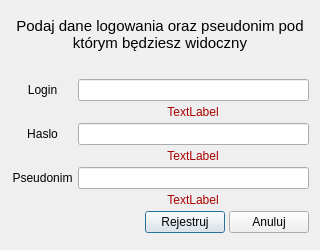
<?xml version="1.0" encoding="UTF-8"?>
<ui version="4.0">
 <class>OknoRejestracji</class>
 <widget class="QDialog" name="OknoRejestracji">
  <property name="enabled">
   <bool>true</bool>
  </property>
  <property name="geometry">
   <rect>
    <x>0</x>
    <y>0</y>
    <width>320</width>
    <height>250</height>
   </rect>
  </property>
  <property name="sizePolicy">
   <sizepolicy hsizetype="Fixed" vsizetype="Fixed">
    <horstretch>0</horstretch>
    <verstretch>0</verstretch>
   </sizepolicy>
  </property>
  <property name="minimumSize">
   <size>
    <width>320</width>
    <height>250</height>
   </size>
  </property>
  <property name="maximumSize">
   <size>
    <width>320</width>
    <height>270</height>
   </size>
  </property>
  <property name="contextMenuPolicy">
   <enum>Qt::NoContextMenu</enum>
  </property>
  <property name="windowTitle">
   <string>Rejestracja</string>
  </property>
  <property name="whatsThis">
   <string>OknoRejestracji</string>
  </property>
  <layout class="QGridLayout" name="gridLayout" rowstretch="0,0,0,0,0,0,0,0,0,0,0,0,0" columnstretch="0,0,0,0,0">
   <property name="sizeConstraint">
    <enum>QLayout::SetDefaultConstraint</enum>
   </property>
   <property name="spacing">
    <number>4</number>
   </property>
   <item row="12" column="3">
    <widget class="QPushButton" name="buttonRegister">
     <property name="text">
      <string>Rejestruj</string>
     </property>
    </widget>
   </item>
   <item row="7" column="1">
    <widget class="QLabel" name="labelHaslo">
     <property name="text">
      <string>Haslo</string>
     </property>
     <property name="alignment">
      <set>Qt::AlignCenter</set>
     </property>
     <property name="buddy">
      <cstring>leHaslo</cstring>
     </property>
    </widget>
   </item>
   <item row="10" column="2" colspan="3">
    <widget class="QLineEdit" name="leNick">
     <property name="text">
      <string/>
     </property>
     <property name="maxLength">
      <number>20</number>
     </property>
     <property name="clearButtonEnabled">
      <bool>false</bool>
     </property>
    </widget>
   </item>
   <item row="7" column="2" colspan="3">
    <widget class="QLineEdit" name="leHaslo">
     <property name="minimumSize">
      <size>
       <width>230</width>
       <height>0</height>
      </size>
     </property>
     <property name="maxLength">
      <number>32</number>
     </property>
    </widget>
   </item>
   <item row="12" column="2">
    <spacer name="horizontalSpacer_2">
     <property name="orientation">
      <enum>Qt::Horizontal</enum>
     </property>
     <property name="sizeHint" stdset="0">
      <size>
       <width>40</width>
       <height>20</height>
      </size>
     </property>
    </spacer>
   </item>
   <item row="12" column="1">
    <spacer name="horizontalSpacer">
     <property name="orientation">
      <enum>Qt::Horizontal</enum>
     </property>
     <property name="sizeHint" stdset="0">
      <size>
       <width>40</width>
       <height>20</height>
      </size>
     </property>
    </spacer>
   </item>
   <item row="10" column="1">
    <widget class="QLabel" name="labelNick">
     <property name="text">
      <string>Pseudonim</string>
     </property>
     <property name="alignment">
      <set>Qt::AlignCenter</set>
     </property>
     <property name="buddy">
      <cstring>leNick</cstring>
     </property>
    </widget>
   </item>
   <item row="12" column="4">
    <widget class="QPushButton" name="buttonCancel">
     <property name="text">
      <string>Anuluj</string>
     </property>
    </widget>
   </item>
   <item row="5" column="2" colspan="3">
    <widget class="QLabel" name="labelLoginError">
     <property name="enabled">
      <bool>true</bool>
     </property>
     <property name="sizePolicy">
      <sizepolicy hsizetype="Fixed" vsizetype="Fixed">
       <horstretch>0</horstretch>
       <verstretch>0</verstretch>
      </sizepolicy>
     </property>
     <property name="minimumSize">
      <size>
       <width>230</width>
       <height>10</height>
      </size>
     </property>
     <property name="maximumSize">
      <size>
       <width>230</width>
       <height>10</height>
      </size>
     </property>
     <property name="palette">
      <palette>
       <active>
        <colorrole role="WindowText">
         <brush brushstyle="SolidPattern">
          <color alpha="255">
           <red>170</red>
           <green>0</green>
           <blue>0</blue>
          </color>
         </brush>
        </colorrole>
       </active>
       <inactive>
        <colorrole role="WindowText">
         <brush brushstyle="SolidPattern">
          <color alpha="255">
           <red>170</red>
           <green>0</green>
           <blue>0</blue>
          </color>
         </brush>
        </colorrole>
       </inactive>
       <disabled>
        <colorrole role="WindowText">
         <brush brushstyle="SolidPattern">
          <color alpha="255">
           <red>120</red>
           <green>120</green>
           <blue>120</blue>
          </color>
         </brush>
        </colorrole>
       </disabled>
      </palette>
     </property>
     <property name="text">
      <string>TextLabel</string>
     </property>
     <property name="alignment">
      <set>Qt::AlignCenter</set>
     </property>
     <property name="buddy">
      <cstring>leLogin</cstring>
     </property>
    </widget>
   </item>
   <item row="2" column="1" colspan="4">
    <widget class="QTextEdit" name="teTytul">
     <property name="maximumSize">
      <size>
       <width>300</width>
       <height>60</height>
      </size>
     </property>
     <property name="palette">
      <palette>
       <active>
        <colorrole role="Light">
         <brush brushstyle="SolidPattern">
          <color alpha="255">
           <red>255</red>
           <green>255</green>
           <blue>255</blue>
          </color>
         </brush>
        </colorrole>
        <colorrole role="BrightText">
         <brush brushstyle="SolidPattern">
          <color alpha="255">
           <red>255</red>
           <green>255</green>
           <blue>255</blue>
          </color>
         </brush>
        </colorrole>
        <colorrole role="Base">
         <brush brushstyle="SolidPattern">
          <color alpha="255">
           <red>240</red>
           <green>240</green>
           <blue>240</blue>
          </color>
         </brush>
        </colorrole>
       </active>
       <inactive>
        <colorrole role="Light">
         <brush brushstyle="SolidPattern">
          <color alpha="255">
           <red>255</red>
           <green>255</green>
           <blue>255</blue>
          </color>
         </brush>
        </colorrole>
        <colorrole role="BrightText">
         <brush brushstyle="SolidPattern">
          <color alpha="255">
           <red>255</red>
           <green>255</green>
           <blue>255</blue>
          </color>
         </brush>
        </colorrole>
        <colorrole role="Base">
         <brush brushstyle="SolidPattern">
          <color alpha="255">
           <red>240</red>
           <green>240</green>
           <blue>240</blue>
          </color>
         </brush>
        </colorrole>
       </inactive>
       <disabled>
        <colorrole role="Light">
         <brush brushstyle="SolidPattern">
          <color alpha="255">
           <red>255</red>
           <green>255</green>
           <blue>255</blue>
          </color>
         </brush>
        </colorrole>
        <colorrole role="BrightText">
         <brush brushstyle="SolidPattern">
          <color alpha="255">
           <red>255</red>
           <green>255</green>
           <blue>255</blue>
          </color>
         </brush>
        </colorrole>
        <colorrole role="Base">
         <brush brushstyle="SolidPattern">
          <color alpha="255">
           <red>240</red>
           <green>240</green>
           <blue>240</blue>
          </color>
         </brush>
        </colorrole>
       </disabled>
      </palette>
     </property>
     <property name="font">
      <font>
       <pointsize>12</pointsize>
      </font>
     </property>
     <property name="frameShape">
      <enum>QFrame::NoFrame</enum>
     </property>
     <property name="frameShadow">
      <enum>QFrame::Plain</enum>
     </property>
     <property name="undoRedoEnabled">
      <bool>false</bool>
     </property>
     <property name="readOnly">
      <bool>true</bool>
     </property>
     <property name="html">
      <string>&lt;!DOCTYPE HTML PUBLIC &quot;-//W3C//DTD HTML 4.0//EN&quot; &quot;http://www.w3.org/TR/REC-html40/strict.dtd&quot;&gt;
&lt;html&gt;&lt;head&gt;&lt;meta name=&quot;qrichtext&quot; content=&quot;1&quot; /&gt;&lt;style type=&quot;text/css&quot;&gt;
p, li { white-space: pre-wrap; }
&lt;/style&gt;&lt;/head&gt;&lt;body style=&quot; font-family:'MS Shell Dlg 2'; font-size:12pt; font-weight:400; font-style:normal;&quot;&gt;
&lt;p align=&quot;center&quot; style=&quot; margin-top:0px; margin-bottom:0px; margin-left:0px; margin-right:0px; -qt-block-indent:0; text-indent:0px;&quot;&gt;&lt;span style=&quot; font-size:11pt;&quot;&gt;Podaj dane logowania oraz pseudonim pod którym będziesz widoczny&lt;/span&gt;&lt;/p&gt;&lt;/body&gt;&lt;/html&gt;</string>
     </property>
    </widget>
   </item>
   <item row="8" column="2" colspan="3">
    <widget class="QLabel" name="labelHasloError">
     <property name="enabled">
      <bool>true</bool>
     </property>
     <property name="minimumSize">
      <size>
       <width>230</width>
       <height>10</height>
      </size>
     </property>
     <property name="maximumSize">
      <size>
       <width>230</width>
       <height>10</height>
      </size>
     </property>
     <property name="palette">
      <palette>
       <active>
        <colorrole role="WindowText">
         <brush brushstyle="SolidPattern">
          <color alpha="255">
           <red>170</red>
           <green>0</green>
           <blue>0</blue>
          </color>
         </brush>
        </colorrole>
       </active>
       <inactive>
        <colorrole role="WindowText">
         <brush brushstyle="SolidPattern">
          <color alpha="255">
           <red>170</red>
           <green>0</green>
           <blue>0</blue>
          </color>
         </brush>
        </colorrole>
       </inactive>
       <disabled>
        <colorrole role="WindowText">
         <brush brushstyle="SolidPattern">
          <color alpha="255">
           <red>120</red>
           <green>120</green>
           <blue>120</blue>
          </color>
         </brush>
        </colorrole>
       </disabled>
      </palette>
     </property>
     <property name="text">
      <string>TextLabel</string>
     </property>
     <property name="alignment">
      <set>Qt::AlignCenter</set>
     </property>
     <property name="buddy">
      <cstring>leHaslo</cstring>
     </property>
    </widget>
   </item>
   <item row="11" column="2" colspan="3">
    <widget class="QLabel" name="labelNickError">
     <property name="enabled">
      <bool>true</bool>
     </property>
     <property name="minimumSize">
      <size>
       <width>230</width>
       <height>10</height>
      </size>
     </property>
     <property name="maximumSize">
      <size>
       <width>230</width>
       <height>10</height>
      </size>
     </property>
     <property name="palette">
      <palette>
       <active>
        <colorrole role="WindowText">
         <brush brushstyle="SolidPattern">
          <color alpha="255">
           <red>170</red>
           <green>0</green>
           <blue>0</blue>
          </color>
         </brush>
        </colorrole>
       </active>
       <inactive>
        <colorrole role="WindowText">
         <brush brushstyle="SolidPattern">
          <color alpha="255">
           <red>170</red>
           <green>0</green>
           <blue>0</blue>
          </color>
         </brush>
        </colorrole>
       </inactive>
       <disabled>
        <colorrole role="WindowText">
         <brush brushstyle="SolidPattern">
          <color alpha="255">
           <red>120</red>
           <green>120</green>
           <blue>120</blue>
          </color>
         </brush>
        </colorrole>
       </disabled>
      </palette>
     </property>
     <property name="text">
      <string>TextLabel</string>
     </property>
     <property name="alignment">
      <set>Qt::AlignCenter</set>
     </property>
     <property name="buddy">
      <cstring>leNick</cstring>
     </property>
    </widget>
   </item>
   <item row="4" column="1">
    <widget class="QLabel" name="labelLogin">
     <property name="text">
      <string>Login</string>
     </property>
     <property name="alignment">
      <set>Qt::AlignCenter</set>
     </property>
     <property name="buddy">
      <cstring>leLogin</cstring>
     </property>
    </widget>
   </item>
   <item row="4" column="2" colspan="3">
    <widget class="QLineEdit" name="leLogin">
     <property name="maxLength">
      <number>32</number>
     </property>
    </widget>
   </item>
  </layout>
  <zorder>leHaslo</zorder>
  <zorder>leNick</zorder>
  <zorder>buttonCancel</zorder>
  <zorder>leLogin</zorder>
  <zorder>horizontalSpacer</zorder>
  <zorder>buttonRegister</zorder>
  <zorder>horizontalSpacer_2</zorder>
  <zorder>labelHaslo</zorder>
  <zorder>labelNick</zorder>
  <zorder>teTytul</zorder>
  <zorder>labelLoginError</zorder>
  <zorder>labelHasloError</zorder>
  <zorder>labelNickError</zorder>
  <zorder>labelLogin</zorder>
 </widget>
 <tabstops>
  <tabstop>leLogin</tabstop>
  <tabstop>leHaslo</tabstop>
  <tabstop>leNick</tabstop>
  <tabstop>buttonRegister</tabstop>
  <tabstop>buttonCancel</tabstop>
  <tabstop>teTytul</tabstop>
 </tabstops>
 <resources/>
 <connections>
  <connection>
   <sender>buttonCancel</sender>
   <signal>clicked()</signal>
   <receiver>OknoRejestracji</receiver>
   <slot>close()</slot>
   <hints>
    <hint type="sourcelabel">
     <x>273</x>
     <y>222</y>
    </hint>
    <hint type="destinationlabel">
     <x>159</x>
     <y>124</y>
    </hint>
   </hints>
  </connection>
  <connection>
   <sender>leLogin</sender>
   <signal>textChanged(QString)</signal>
   <receiver>labelLoginError</receiver>
   <slot>hide()</slot>
   <hints>
    <hint type="sourcelabel">
     <x>157</x>
     <y>89</y>
    </hint>
    <hint type="destinationlabel">
     <x>183</x>
     <y>106</y>
    </hint>
   </hints>
  </connection>
  <connection>
   <sender>leHaslo</sender>
   <signal>textChanged(QString)</signal>
   <receiver>labelHasloError</receiver>
   <slot>hide()</slot>
   <hints>
    <hint type="sourcelabel">
     <x>223</x>
     <y>131</y>
    </hint>
    <hint type="destinationlabel">
     <x>206</x>
     <y>150</y>
    </hint>
   </hints>
  </connection>
  <connection>
   <sender>leNick</sender>
   <signal>textChanged(QString)</signal>
   <receiver>labelNickError</receiver>
   <slot>hide()</slot>
   <hints>
    <hint type="sourcelabel">
     <x>237</x>
     <y>177</y>
    </hint>
    <hint type="destinationlabel">
     <x>216</x>
     <y>198</y>
    </hint>
   </hints>
  </connection>
 </connections>
</ui>
